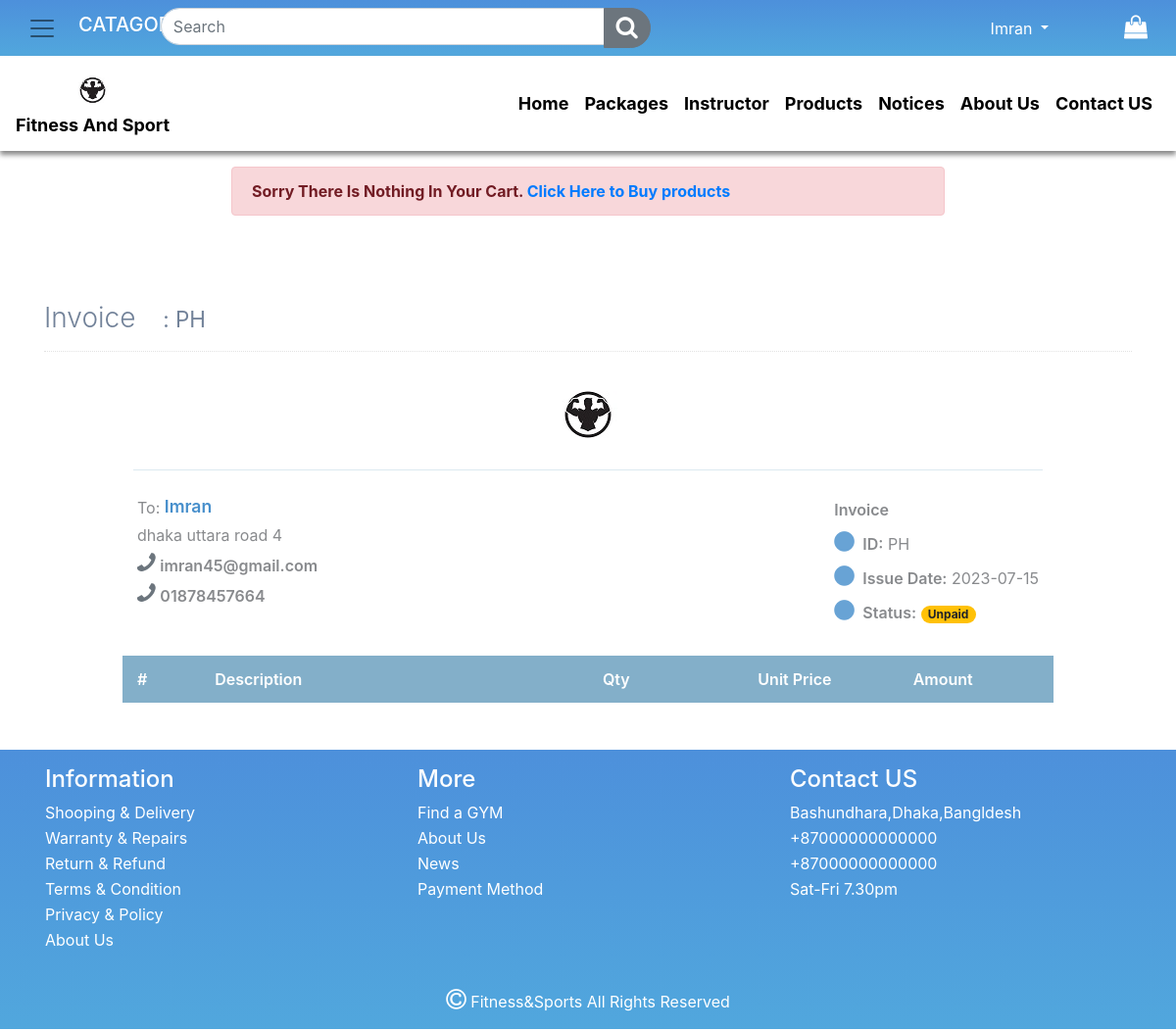
Screenshot of /invoice.php (signed in) with the database file from the repository.
### tables this page shows
CREATE TABLE `users` (
  `user_id` int(11) NOT NULL,
  `fname` varchar(100) NOT NULL,
  `lame` varchar(100) NOT NULL,
  `gender` varchar(1) NOT NULL,
  `birth_date` varchar(30) NOT NULL,
  `username` varchar(100) NOT NULL,
  `password` varchar(100) NOT NULL,
  `address` varchar(200) NOT NULL,
  `phone_num` varchar(11) NOT NULL
);

### php-functions/php_query_functions.php (called while the page is built, shortened)
<?php
function PullData($con, $table, $columns, $condition, $oparator)
{
    $sql = "SELECT {$columns} FROM {$table}";
    $where_cls = "";
    if (is_array($condition)) {
        $where_cls = "where ";
        $and = "";
        foreach ($condition as $key => $val) {
            $where_cls .= "" . $and . " " . $key . "=" ."'$val'". " ";
            $and = $oparator;
        }
    }
    $sql .= " " . $where_cls;
    $result = $con->query($sql);
    return $result;
}
?>

### invoice.php (the view, shortened to what this page needs)
<!doctype html>
<html lang="en">
<head>
    <link rel="stylesheet" href="css/master.css">
    <link rel="stylesheet" href="https://maxcdn.bootstrapcdn.com/font-awesome/4.7.0/css/font-awesome.min.css">
    <link rel="stylesheet" href="https://stackpath.bootstrapcdn.com/bootstrap/4.3.1/css/bootstrap.min.css">
</head>
<body>
    <?php
    include('php-layout-files/navbar.php');
    ?>
    <?php
    include('php-functions/db_connection.php');
    include('php-functions/php_query_functions.php');
    $invoice_id = rand(10000, 90000);
    if (!isset($_SESSION['user_id'])) {
        echo  '<script>
        alert("You have to Log in to buy a Product and There is Nothing in Your Cart");
        </script>';
        echo '<script> location.replace("login.php"); </script>';
    } else {
        $uid = $_SESSION['user_id'];
        $condition = array(
            'user_id' => $uid
        );
        $result = PullData($con, 'users', '*', $condition, 'and');
        $row = mysqli_fetch_array($result);
    }
    ?>
    <?php
    if (empty($_SESSION['cart'])) {
    ?>
        <div class="container">
            <div class="row">
                <div class="col-md-8 mx-auto p-3">
                    <div class="alert alert-danger" role="alert">
                        <strong>Sorry There Is Nothing In Your Cart. <a name="" id="" href="gym-products.php">Click Here to Buy products</a></strong>
                    </div>
                </div>
            </div>
        </div>
    <?php }
    ?>
    <div class="page-content container my-5">
        <div class="page-header text-blue-d2">
            <h1 class="page-title text-secondary-d1">
                Invoice
                <small class="page-info">
                    <i class="fa fa-angle-double-right text-80"></i>
                    : <?php
                        ?>PH
                </small>
            </h1>
        </div>
        <div class="container px-0">
            <div class="row mt-4">
                <div class="col-12 col-lg-10 offset-lg-1">
                    <div class="row">
                        <div class="col-12">
                            <div class="text-center text-150">
                                <img src="images/04012019-28.jpg" alt="" srcset="">
                            </div>
                        </div>
                    </div>
                    <hr class="row brc-default-l1 mx-n1 mb-4" />
                    <div class="row">
                        <div class="col-sm-6">
                            <div>
                                <span class="text-sm text-grey-m2 align-middle">To:</span>
                                <span class="text-600 text-110 text-blue align-middle"><?php echo $row['fname'] ?></span>
                            </div>
                            <div class="text-grey-m2">
                                <div class="my-1">
                                    <?php echo $row['address'] ?>
                                </div>
                                <div class="my-1"><i class="fa fa-phone fa-flip-horizontal text-secondary"></i> <b class="text-600"> <?php echo $row['username'] ?></b></div>
                                <div class="my-1"><i class="fa fa-phone fa-flip-horizontal text-secondary"></i> <b class="text-600"> <?php echo $row['phone_num'] ?></b></div>
                            </div>
                        </div>
                        <div class="text-95 col-sm-6 align-self-start d-sm-flex justify-content-end">
                            <div class="text-grey-m2">
                                <div class="mt-1 mb-2 text-secondary-m1 text-600 text-125">
                                    Invoice
                                </div>
                                <div class="my-2"><i class="fa fa-circle text-blue-m2 text-xs mr-1"></i> <span class="text-600 text-90">ID:</span> <?php
                                                                                                                                                    if (!empty($_SESSION['cart'])) {
                                                                                                                                                        echo $invoice_id;
                                                                                                                                                    } ?>PH</div>
                                <div class="my-2"><i class="fa fa-circle text-blue-m2 text-xs mr-1"></i> <span class="text-600 text-90">Issue Date:</span> <?php echo date('Y-m-d'); ?></div>
                                <div class="my-2"><i class="fa fa-circle text-blue-m2 text-xs mr-1"></i> <span class="text-600 text-90">Status:</span> <span class="badge badge-warning badge-pill px-25">Unpaid</span></div>
                            </div>
                        </div>
                    </div>
                    <div class="mt-4">
                        <div class="row text-600 text-white bgc-default-tp1 py-25">
                            <div class="d-none d-sm-block col-1">#</div>
                            <div class="col-9 col-sm-5">Description</div>
                            <div class="d-none d-sm-block col-4 col-sm-2">Qty</div>
                            <div class="d-none d-sm-block col-sm-2">Unit Price</div>
                            <div class="col-2">Amount</div>
                        </div>
                </div>
            </div>
        </div>
    </div>
    </div>
    <?php include('php-layout-files/footer.php') ?>
</body>
</html>

### css/master.css (style rules this page uses)
.fa { font-size: 24px !important; color: white !important; }

### invoice.php (style rules this page uses)
.text-secondary-d1 { color: #728299 !important; }
.page-content .page-header { margin: 0 0 1rem; padding-bottom: 1rem; padding-top: .5rem; border-bottom: 1px dotted #e2e2e2; display: -ms-flexbox; display: flex; -ms-flex-pack: justify; justify-content: space-between; -ms-flex-align: center; align-items: center; }
.page-title { padding: 0; margin: 0; font-size: 1.75rem; font-weight: 300; }
.brc-default-l1 { border-color: #dce9f0 !important; }
.ml-n1, .mx-n1 { margin-left: -.25rem !important; }
.mr-n1, .mx-n1 { margin-right: -.25rem !important; }
.page-content .mb-4, .my-4 { margin-bottom: 1.5rem !important; }
hr { margin-top: 1rem; margin-bottom: 1rem; border: 0; border-top: 1px solid rgba(0, 0, 0, .1); }
.text-grey-m2 { color: #888a8d !important; }
.font-bolder, .text-600 { font-weight: 600 !important; }
.text-110 { font-size: 110% !important; }
.text-blue { color: #478fcc !important; }
.pb-25, .py-25 { padding-bottom: .75rem !important; }
.pt-25, .py-25 { padding-top: .75rem !important; }
.bgc-default-tp1 { background-color: rgba(121, 169, 197, .92) !important; }
.text-blue-m2 { color: #68a3d5 !important; }
.text-150 { font-size: 150% !important; }

### rows the page displays
users: fname "Imran", address "dhaka uttara road 4", username "imran45@gmail.com", phone_num "01878457664"

### other values shown
$_SESSION['name'] "Imran"
